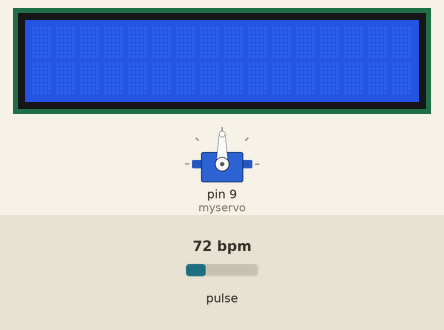
The sketch below on a simulated Arduino Uno, built with avr-gcc and run on an emulated ATmega328P. On the bench: 16×2 character LCD, servo. Inputs (shaded band) come from the test bench; at power-on: pulse 72 bpm. What the sketch prints to the serial monitor is not drawn.

Above: at 1.2 s.
1.3 s: pulse set to 80 bpm
At 3.8 s:
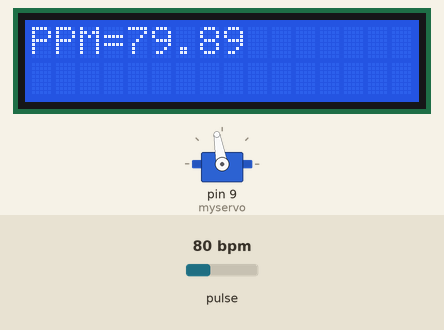
4.3 s: pulse set to 84 bpm
At 6.3 s:
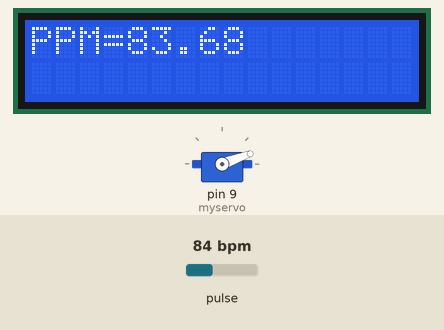
7.3 s: pulse set to 42 bpm
At 10.0 s:
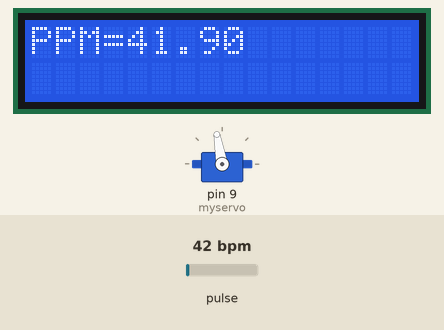
Timing chart, 0 to 11.5 s (numbered marks = the images above; inputs shaded):
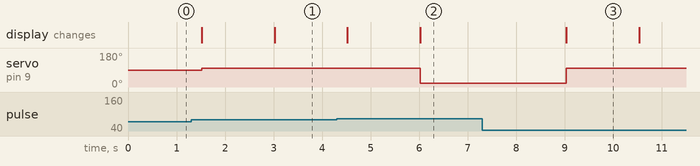

The sketch:

week_1.ino
```cpp
#include <Servo.h>

#include <Wire.h>
#include "MAX30105.h"
#include <LiquidCrystal_I2C.h>
#include "heartRate.h"


MAX30105 particleSensor;
LiquidCrystal_I2C lcd(0x27, 16, 2);
unsigned long messageTimeColdoown = millis();
long intervalTimeLCD= 1500;

const byte RATE_SIZE = 4; //Increase this for more averaging. 4 is good.
byte rates[RATE_SIZE]; //Array of heart rates
byte rateSpot = 0;
long lastBeat = 0; //Time at which the last beat occurred
Servo myservo;
float beatsPerMinute;
int beatAvg;
int potpin=0;
void setup()
{
  Serial.begin(115200);
  lcd.begin();
  lcd.clear();
  myservo.attach(9);
  Serial.println("Initializing...");

  // Initialize sensor
  if (!particleSensor.begin(Wire, I2C_SPEED_FAST)) //Use default I2C port, 400kHz speed
  {
    Serial.println("MAX30105 was not found. Please check wiring/power. ");
    while (1);
  }
  Serial.println("Place your index finger on the sensor with steady pressure.");

  particleSensor.setup(); //Configure sensor with default settings
  particleSensor.setPulseAmplitudeRed(0x0A); //Turn Red LED to low to indicate sensor is running
  particleSensor.setPulseAmplitudeGreen(0); //Turn off Green LED
}

void loop()
{
  long irValue = particleSensor.getIR();

  if (checkForBeat(irValue) == true)
  {
    //We sensed a beat!
    long delta = millis() - lastBeat;
    lastBeat = millis();

    beatsPerMinute = 60 / (delta / 1000.0);

    if (beatsPerMinute < 255 && beatsPerMinute > 20)
    {
      rates[rateSpot++] = (byte)beatsPerMinute; //Store this reading in the array
      rateSpot %= RATE_SIZE; //Wrap variable

      //Take average of readings
      beatAvg = 0;
      for (byte x = 0 ; x < RATE_SIZE ; x++)
        beatAvg += rates[x];
      beatAvg /= RATE_SIZE;
    }
  }

  Serial.print("IR=");
  Serial.print(irValue);
  Serial.print(", BPM=");
  Serial.print(beatsPerMinute);
  Serial.print(", Avg BPM=");
  Serial.print(beatAvg);

  if (irValue < 50000){
    Serial.print(" No finger?");
  }

  Serial.println();
  unsigned long currentTime = millis();

  if(currentTime - messageTimeColdoown > intervalTimeLCD ){
    lcd.clear();
    messageTimeColdoown = currentTime;
    if(irValue < 50000){
      lcd.print("Introduce finger");
    }else{
      lcd.print("PPM=");
      lcd.print(beatsPerMinute);

      if(beatsPerMinute>80){
        myservo.write(20);
        }
      else{
        myservo.write(100);
      }
    }

  }

}
```

Measured:
- the behaviour switches between 81 and 82 bpm on pulse (found by bisection; images 1 and 2)
- after the input at 4.3 s, servo on pin 9 (myservo): 100° → 20° after 1.7 s; the display: first differs from a run without the input after 1.7 s (image 2)
- after the input at 7.3 s, servo on pin 9 (myservo): 20° → 100° after 1.7 s; the display: changes after 1.7 s (image 3)
